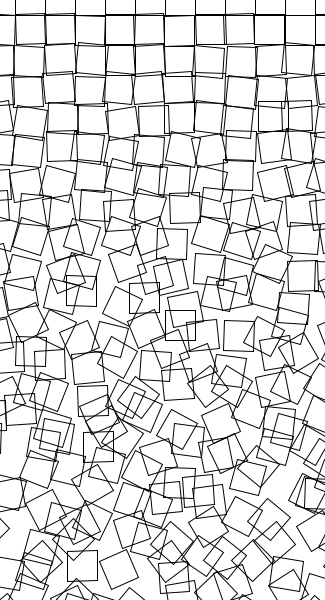
Frame 1 (no input)
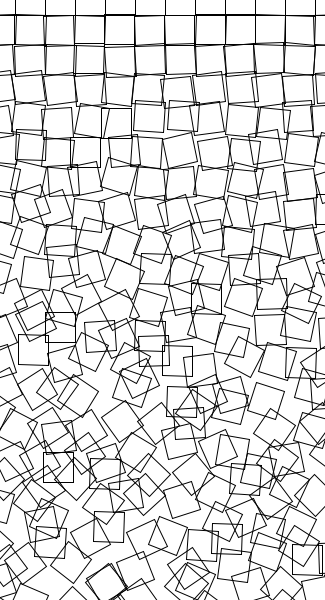
Frame 60 (the mouse pressed at the canvas centre just before this capture)
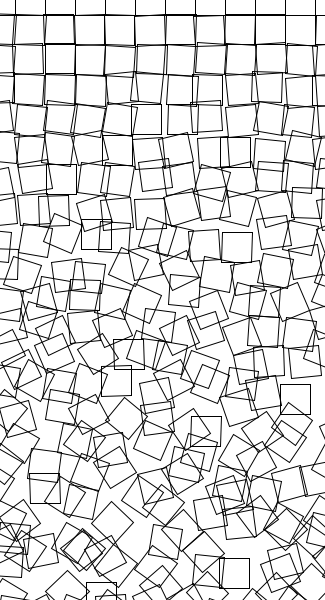
Frame 120 (the mouse held since frame 60 and released just before this capture)

The Processing sketch that drew these frames (run headless with seeded random() and noise(); from frame 60 on, the mouse is pressed at the canvas centre):

// Processing sketch: schotter_animation
// ── schotter_animation.pde
//Created by Bohan Chen
// 7/32/2018
//=======================
//variable 
int squareSize = 30;
float ranScale = 0.05;

//set up canvase
void setup(){
  size(325, 600);
  background(255);
  
  stroke(0);
  smooth();
  noFill();
  
  rectMode(CENTER);
  //noLoop();
  frameRate(20);
}

//draw rectangle
void draw(){
  background(255);
  
  for (int i = 0; i<=12; i++){
    for (int j = 0; j<=22; j++){
      pushMatrix();
      translate(squareSize*i+random(-j,j), 
                squareSize*j+random(-j,j));
      println(-j);
      rotate(random(-j*ranScale, j*ranScale));
      rect(0,0,squareSize,squareSize);
      popMatrix();
    }
  }
}
